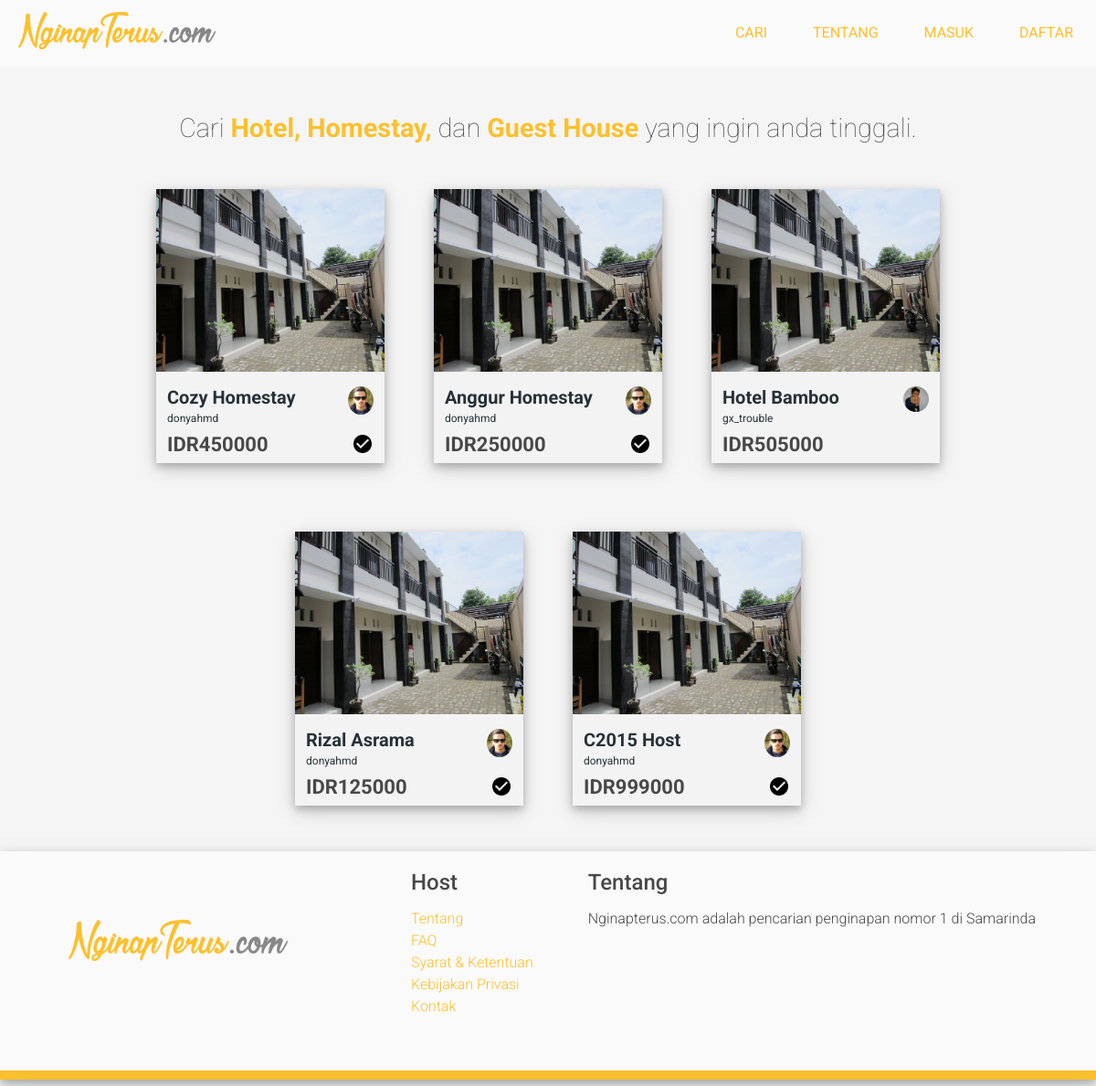
The page /cari.php on the database its author committed.
### tables this page shows
CREATE TABLE `tbl_host` (
  `id_host` int(12) NOT NULL,
  `username` varchar(255) NOT NULL,
  `nama_host` varchar(255) NOT NULL,
  `harga_host` int(25) NOT NULL,
  `tgl_publish_host` date NOT NULL,
  `deskripsi_host` text NOT NULL,
  `fasilitas_host` varchar(255) NOT NULL,
  `alamat_host` text NOT NULL,
  `lat` float(10,6) NOT NULL,
  `lng` float(10,6) NOT NULL,
  `tipe_host` varchar(255) NOT NULL,
  `negara_host` varchar(255) NOT NULL,
  `rating` int(12) NOT NULL
);

CREATE TABLE `tbl_akun` (
  `id_akun` int(12) NOT NULL,
  `username` varchar(255) NOT NULL,
  `password` varchar(255) NOT NULL,
  `tgl_buat` date NOT NULL,
  `ip_address` varchar(255) NOT NULL,
  `terakhir_login` timestamp NOT NULL DEFAULT CURRENT_TIMESTAMP ON UPDATE CURRENT_TIMESTAMP
);

CREATE TABLE `tbl_pengguna` (
  `username` varchar(255) NOT NULL,
  `nik_ktp_pengguna` varchar(255) DEFAULT NULL,
  `nama_pengguna` varchar(255) NOT NULL,
  `no_hp` varchar(255) NOT NULL,
  `tempat_lahir` varchar(255) NOT NULL,
  `tgl_lahir` date NOT NULL,
  `alamat` text NOT NULL,
  `pekerjaan` varchar(255) NOT NULL,
  `kewarganegaraan` varchar(255) NOT NULL,
  `foto_ava` varchar(255) DEFAULT NULL,
  `foto_ktp` varchar(255) DEFAULT NULL,
  `verifikasi` int(12) NOT NULL,
  `tgl_dibuat` date NOT NULL,
  `tgl_diedit` date NOT NULL
);

### cari.php (the view)
<?php
	include('backend/layout/head.php');
?>
	<main>
		<section class="host-landing-browse">
			<center><div class="judul-cari">Cari <b class="text-kuning">Hotel, Homestay,</b> dan <b class="text-kuning">Guest House</b> yang ingin anda tinggali.</div>
			<?php
			$query = "select * from tbl_host inner join tbl_pengguna on tbl_host.username = tbl_pengguna.username INNER join tbl_akun on tbl_pengguna.username = tbl_akun.username";
			$sql = mysqli_query($koneksi, $query);
				while ($data = mysqli_fetch_array($sql)) {
					$id_host = $data['id_host'];
					$nama_host = $data['nama_host'];
					$harga_host = $data['harga_host'];
					$username = $data['username'];
					$verifikasi = $data['verifikasi'];
					$foto_ava = $data['foto_ava'];
			?>
			<div class="host-landing-detail">
				<a href="host.php?id=<?php echo "$id_host";?>"><img src="user/donyahmd/1/kost.jpg"></a>
				<div class="host-landing-detail-content">
					<a href="host.php?id=<?php echo "$id_host";?>" class="tebal judul"><?php echo "$nama_host";?></a><img class="bulat-kecil" src="user/<?php echo $username."/".$foto_ava;?>">
					<br>
					<a href="#" class="username"><?php echo "$username";?></a>
					<br>
					<div class="tebal harga">IDR<?php echo "$harga_host";?></div>
					<div class="verifikasi">
					<?php
						if ($verifikasi == 1) {
					?>
					<img src="backend/asset/img/verified.png">
					<?php
					}
					?>
					</div>
				</div>
			</div>
			<?php
				}
			?>
		</section>
	</main>
<?php
include('backend/layout/footer.php');?>

### backend/asset/style.css (style rules this page uses)
html { font-family: 'Roboto', sans-serif; color: #484848; }
body { margin: 0; padding: 0; background-color: #f5f5f5; }
section { width: 100%; height: 350px; }
a { color: #FAFAFA; text-decoration: none; -webkit-transition: width 2s; transition: width 2s; filter: alpha( opacity = 0); -webkit-transition: 200ms ease; -moz-transition: 200ms ease; -o-transition: 200ms ease; transition: 200ms ease; }
.text-kuning { color: #FBC02D; }
.tebal { font-weight: bold; }
.host-landing-browse { width: 100%; height: auto; }
.host-landing-detail { display: inline-block; width: 250px; height: 300px; background-color: #F3F3F3; margin: 25px; box-shadow: 0 4px 8px 0 rgba(0, 0, 0, 0.2), 0 6px 20px 0 rgba(0, 0, 0, 0.19); background-size: cover; margin-bottom: 50px; }
.host-landing-detail img { width: 100%; height: 200px; background-size: cover; }
.host-landing-detail-content { margin: 12px; text-align: left; }
.host-landing-detail-content a { color: #263238; text-decoration: none; -webkit-transition: width 2s; transition: width 2s; filter: alpha( opacity = 0); -webkit-transition: 200ms ease; -moz-transition: 200ms ease; -o-transition: 200ms ease; transition: 200ms ease; }
.host-landing-detail-content .judul { font-size: 20px; }
.host-landing-detail-content .bulat-kecil { margin-left: 10px; width: 28px; height: auto; border-radius: 100%; float: right; -webkit-transition: width 2s; transition: width 2s; filter: alpha( opacity = 0); -webkit-transition: 200ms ease; -moz-transition: 200ms ease; -o-transition: 200ms ease; transition: 200ms ease; }
.host-landing-detail-content .username { font-size: 12px; }
.host-landing-detail-content .harga { font-size: 22px; margin-top: 8px; }
.host-landing-detail-content .verifikasi { margin-top: -25px; float: right; }
.host-landing-detail-content .verifikasi img { border-radius: 100%; width: 24px; height: auto; -webkit-transition: width 2s; transition: width 2s; filter: alpha( opacity = 0); -webkit-transition: 200ms ease; -moz-transition: 200ms ease; -o-transition: 200ms ease; transition: 200ms ease; }
.judul-cari { font-size: 1.8em; font-weight: 100; padding-top: 50px; padding-bottom: 25px; }

### rows shown on the page
tbl_host: nama_host "Cozy Homestay", username.foto_ava (picture), tbl_akun.username "donyahmd", harga_host "450000"
tbl_host: nama_host "Anggur Homestay", username.foto_ava (picture), tbl_akun.username "donyahmd", harga_host "250000"
tbl_host: nama_host "Hotel Bamboo", username.foto_ava (picture), tbl_akun.username "gx_trouble", harga_host "505000"
tbl_host: nama_host "Rizal Asrama", username.foto_ava (picture), tbl_akun.username "donyahmd", harga_host "125000"
tbl_host: nama_host "C2015 Host", username.foto_ava (picture), tbl_akun.username "donyahmd", harga_host "999000"
